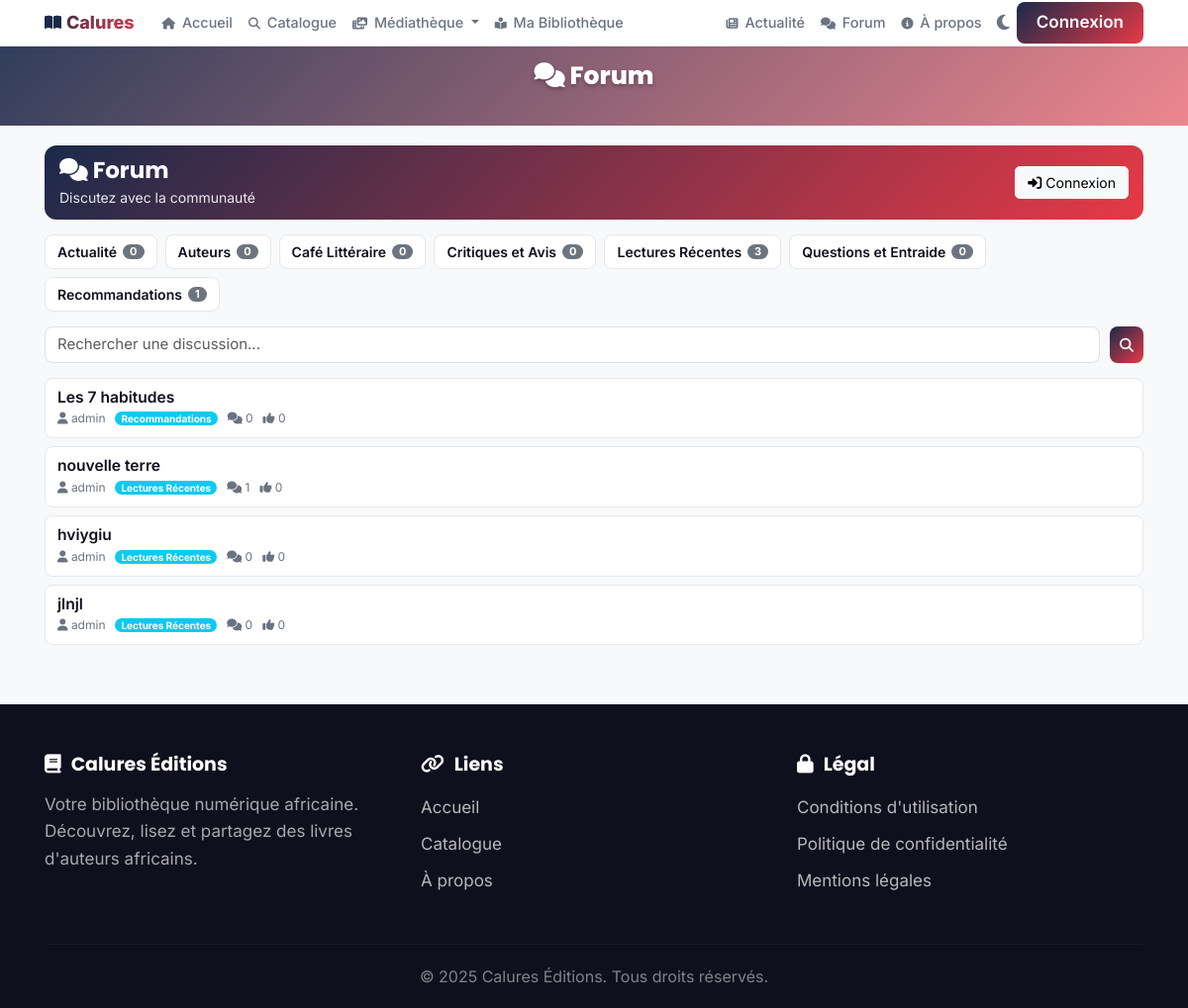
/fr/books/forum/, run on the app's committed database.
### catalogue/models.py (models this page shows, shortened)
class ForumCategory(models.Model):
    id = models.UUIDField(primary_key=True, default=uuid.uuid4, editable=False)
    name = models.CharField(_("Nom"), max_length=100, unique=True)
    slug = models.SlugField(_("Slug"), unique=True)
    description = models.TextField(_("Description"), blank=True)
    icon = models.CharField(_("Icône"), max_length=50, blank=True, default="💬")
    order = models.IntegerField(_("Ordre"), default=0)
    is_active = models.BooleanField(_("Actif"), default=True)
    created_at = models.DateTimeField(_("Créé le"), auto_now_add=True)
    updated_at = models.DateTimeField(_("Mis à jour le"), auto_now=True)
    class Meta:
        verbose_name = _("Catégorie Forum")
        verbose_name_plural = _("Catégories Forum")
        ordering = ["order", "name"]
    @property
    def discussion_count(self):
        return self.discussions.count()

class Discussion(models.Model):
    STATUS_CHOICES = [
        ("open", _("Ouvert")),
        ("closed", _("Fermé")),
        ("pinned", _("Épinglé")),
        ("archived", _("Archivé")),
    ]
    id = models.UUIDField(primary_key=True, default=uuid.uuid4, editable=False)
    category = models.ForeignKey(
        ForumCategory,
        on_delete=models.CASCADE,
        related_name="discussions",
        verbose_name=_("Catégorie")
    )
    author = models.ForeignKey(
        settings.AUTH_USER_MODEL,
        on_delete=models.CASCADE,
        related_name="forum_discussions",
        verbose_name=_("Auteur")
    )
    title = models.CharField(_("Titre"), max_length=200)
    content = models.TextField(_("Contenu"))
    status = models.CharField(
        _("Statut"),
        max_length=20,
        choices=STATUS_CHOICES,
        default="open"
    )
    views_count = models.IntegerField(_("Vues"), default=0)
    comments_count = models.IntegerField(_("Commentaires"), default=0)
    upvotes_count = models.IntegerField(_("Upvotes"), default=0)
    is_edited = models.BooleanField(_("Modifié"), default=False)
    last_comment_at = models.DateTimeField(_("Dernier commentaire"), null=True, blank=True)
    created_at = models.DateTimeField(_("Créé le"), auto_now_add=True)
    updated_at = models.DateTimeField(_("Mis à jour le"), auto_now=True)
    class Meta:
        verbose_name = _("Discussion")
        verbose_name_plural = _("Discussions")
        ordering = ["-created_at"]
        indexes = [
            models.Index(fields=["category", "-created_at"]),
            models.Index(fields=["author", "-created_at"]),
            models.Index(fields=["status", "-created_at"]),
        ]

### users/models.py (models this page shows, shortened)
class CustomUser(AbstractBaseUser, PermissionsMixin):
    SUPER_ADMIN = "super_admin"
    LIBRARY_ADMIN = "library_admin"
    READER = "reader"
    ROLE_CHOICES = [
        (SUPER_ADMIN, _("Super Administrateur")),
        (LIBRARY_ADMIN, _("Administrateur Bibliothèque")),
        (READER, _("Lecteur")),
    ]
    SUBSCRIPTION_ACTIVE = "active"
    SUBSCRIPTION_SUSPENDED = "suspended"
    SUBSCRIPTION_EXPIRED = "expired"
    SUBSCRIPTION_STATUS_CHOICES = [
        (SUBSCRIPTION_ACTIVE, _("Actif")),
        (SUBSCRIPTION_SUSPENDED, _("Suspendu")),
        (SUBSCRIPTION_EXPIRED, _("Expiré")),
    ]
    email = models.EmailField(_("Email"), unique=True, max_length=255, null=True, blank=True)
    username = models.CharField(_("Nom d'utilisateur"), max_length=150, unique=True)
    first_name = models.CharField(_("Prénom"), max_length=150, blank=True)
    last_name = models.CharField(_("Nom"), max_length=150, blank=True)
    role = models.CharField(
        _("Rôle"),
        max_length=20,
        choices=ROLE_CHOICES,
        default=READER
    )
    is_active = models.BooleanField(_("Actif"), default=True)
    is_staff = models.BooleanField(_("Staff"), default=False)
    date_of_birth = models.DateField(_("Date de naissance"), null=True, blank=True)
    avatar = models.ImageField(
        _("Avatar"),
        upload_to="users/avatars/%Y/%m/",
        null=True,
        blank=True
    )
    phone_regex = RegexValidator(
        regex=r'^\+?1?\d{9,15}$',
        message=_("Le numéro de téléphone doit être au format: +999999999")
    )
    phone = models.CharField(
        _("Téléphone"),
        validators=[phone_regex],
        max_length=20, # Augmenté pour sécurité + format international
        unique=True,   # CRITIQUE pour l'authentification par téléphone
        error_messages={
            'unique': _("Ce numéro de téléphone est déjà associé à un compte."),
        },
        null=True,     # Nullable pour les anciens comptes email-only
        blank=True
    )
    is_phone_verified = models.BooleanField(_("Téléphone vérifié"), default=False)
    otp_code = models.CharField(_("Code OTP"), max_length=6, null=True, blank=True)
    otp_created_at = models.DateTimeField(_("Date création OTP"), null=True, blank=True)
    otp_attempts = models.IntegerField(_("Tentatives OTP"), default=0)
    address = models.CharField(_("Adresse"), max_length=255, blank=True)
    city = models.CharField(_("Ville"), max_length=100, blank=True)
    country = models.CharField(_("Pays"), max_length=100, blank=True)
    subscription_status = models.CharField(
        _("Statut abonnement"),
        max_length=20,
        choices=SUBSCRIPTION_STATUS_CHOICES,
        default=SUBSCRIPTION_ACTIVE
    )
    subscription_end_date = models.DateTimeField(
        _("Fin d'abonnement"),
        null=True,
        blank=True
    )
    preferred_language = models.CharField(
        _("Langue préférée"),
        max_length=5,
        default='fr',
        choices=[
            ('fr', _('Français')),
            ('en', _('English')),
            ('ar', _('العربية')),
        ]
    )
    date_joined = models.DateTimeField(_("Date de création"), auto_now_add=True)
    updated_at = models.DateTimeField(_("Dernière modification"), auto_now=True)
    objects = CustomUserManager()
    USERNAME_FIELD = "email"
    REQUIRED_FIELDS = ["username"]
    class Meta:
        verbose_name = _("Utilisateur")
        verbose_name_plural = _("Utilisateurs")
        ordering = ["-date_joined"]
        indexes = [
            models.Index(fields=["email"]),
            models.Index(fields=["username"]),
            models.Index(fields=["role"]),
        ]

### catalogue/forum_views.py (the view)
# urls.py: path('forum/', forum_views.forum_categories_view, name='forum_home'),
def forum_categories_view(request):
    categories = ForumCategory.objects.filter(is_active=True).order_by('name')
    discussions = Discussion.objects.order_by('-created_at')[:10]
    context = {
        'categories': categories,
        'discussions': discussions,
    }
    return render(request, 'catalogue/forum_categories_list.html', context)

### catalogue/context_processors.py (called while the page is built)
def site_configuration(request):
    return {
        'site_config': SiteConfiguration.load()
    }

def featured_books(request):
    try:
        books = Book.objects.annotate(
            popularity_score = (
                Coalesce(F('reads_count'), 0) * 0.3 +
                Coalesce(F('downloads_count'), 0) * 0.4 +
                (Coalesce(F('rating'), 0) * 30)
            )
        ).filter(is_published=True).order_by('-popularity_score', '-created_at')[:8]
    except Exception:
        books = Book.objects.filter(is_published=True).order_by('-created_at')[:8]
    return {'featured_books': books}

def site_categories(request):
    try:
        categories = Category.objects.all()[:10]
    except Exception:
        categories = []
    return {'site_categories': categories}

def social_links(request):
    try:
        links = LienSocial.objects.filter(is_active=True)
    except Exception:
        links = []
    return {'liens_sociaux': links}

### catalogue/models.py (called while the page is built)
    @classmethod
    def load(cls):
        obj, created = cls.objects.get_or_create(pk=1)
        return obj

### config/pwa_config.py (called while the page is built)
    def __call__(self, request):
        response = self.get_response(request)
        response['Service-Worker-Allowed'] = '/'
        if request.path.startswith('/static/'):
            response['Cache-Control'] = f'public, max-age={PWAConfig.CACHE_MAX_AGE["static"]}'
        elif request.path.startswith('/media/'):
            response['Cache-Control'] = f'public, max-age={PWAConfig.CACHE_MAX_AGE["images"]}'
        elif request.path.startswith('/api/'):
            response['Cache-Control'] = f'public, max-age={PWAConfig.CACHE_MAX_AGE["api"]}'
        return response

### templates/catalogue/forum_categories_list.html (shortened to what this page needs)
{% extends "base-premium.html" %}
{% load i18n %}
{% block content %}
<div style="position: relative; background-image: url('https://images.unsplash.com/photo-1529156069898-49953e39b3ac?auto=format&fit=crop&w=1200&q=80'); background-size: cover; background-position: center; min-height: 80px;">
    <div style="position: absolute; inset: 0; background: linear-gradient(135deg, rgba(27,42,74,0.9) 0%, rgba(230,57,70,0.6) 100%);"></div>
    <div style="position: relative; z-index: 1; padding: 0.75rem 1rem; color: white; text-align: center;">
        <h1 style="font-size: clamp(0.9rem, 3vw, 1.25rem); font-weight: 800; margin: 0; text-shadow: 0 2px 4px rgba(0,0,0,0.3);"><i class="fas fa-comments"></i> Forum</h1>
    </div>
</div>
<div class="container mt-3">
    <div class="forum-header">
        <div>
            <h1><i class="fas fa-comments"></i> Forum</h1>
            <p style="font-size:0.7rem;opacity:0.9;margin:0.15rem 0 0 0;">Discutez avec la communauté</p>
        </div>
        {% if user.is_authenticated %}
        <a href="{% url 'catalogue:create_forum_thread' %}" class="btn btn-light btn-sm">
            <i class="fas fa-plus"></i> Nouveau
        </a>
        {% else %}
        <a href="{% url 'users:login' %}" class="btn btn-light btn-sm">
            <i class="fas fa-sign-in-alt"></i> Connexion
        </a>
        {% endif %}
    </div>
    {% if categories %}
    <div class="forum-cats">
        {% for category in categories %}
        <a href="{% url 'catalogue:forum_category_detail' category.id %}" class="forum-cat">
            {{ category.name }}
            <span class="badge bg-secondary">{{ category.discussion_count }}</span>
        </a>
        {% endfor %}
    </div>
    {% endif %}
    <form class="forum-search d-flex gap-2" method="get">
        <input class="form-control form-control-sm" type="search" name="q" placeholder="Rechercher une discussion..." value="{{ query }}">
        <button class="btn btn-premium btn-sm" type="submit"><i class="fas fa-search"></i></button>
    </form>
    {% if discussions %}
        {% for discussion in discussions %}
        <div class="discussion-card animate-in" style="animation-delay: {{ forloop.counter0 }}00ms">
            <h6 class="discussion-title">
                <a href="{% url 'catalogue:forum_thread_detail' discussion.id %}">{{ discussion.title }}</a>
            </h6>
            <div class="discussion-meta">
                <span><i class="fas fa-user"></i> {{ discussion.author.username }}</span>
                {% if discussion.category %}
                <span class="badge bg-info">{{ discussion.category.name }}</span>
                {% endif %}
                <span><i class="fas fa-comments"></i> {{ discussion.comments_count }}</span>
                <span><i class="fas fa-thumbs-up"></i> {{ discussion.upvotes_count }}</span>
            </div>
        </div>
        {% endfor %}
    {% else %}
    <div class="forum-empty">
        <i class="fas fa-comments" style="font-size:2rem;color:var(--text-light);"></i>
        <p style="font-size:0.8rem;color:var(--text-light);margin:0.5rem 0;">Aucune discussion trouvée.</p>
    </div>
    {% endif %}
</div>
{% endblock %}

### templates/base-premium.html (style rules this page uses)
:root { --primary: #1B2A4A; --primary-dark: #0F1D36; --secondary: #E63946; --secondary-dark: #C1121F; --accent: #E63946; --success: #10B981; --warning: #F59E0B; --danger: #EF4444; --light: #F8F9FA; --light-alt: #FFFFFF; --dark: #0F0F1E; --dark-alt: #1A1A2E; --border: #E5E7EB; --text: #1a1a1a; --text-secondary: #2d2d2d; --text-light: #6B7280; --bg-page: #ffffff; --bg-card: #ffffff; --bg-soft: rgba(27,42,74,0.03); --bg-soft-alt: rgba(27,42,74,0.06); --radius-sm: 8px; --radius-md: 12px; --radius-lg: 16px; --radius-xl: 24px; --shadow-sm: 0 1px 2px 0 rgba(0, 0, 0, 0.05); --shadow-md: 0 4px 6px -1px rgba(0, 0, 0, 0.1); --shadow-lg: 0 10px 15px -3px rgba(0, 0, 0, 0.1); --shadow-xl: 0 20px 25px -5px rgba(0, 0, 0, 0.1); }
* { font-family: 'Inter', sans-serif; }
h1, h2, h3, h4, h5, h6 { font-family: 'Poppins', sans-serif; font-weight: 700; }
h1 { font-size: clamp(1.1rem, 4vw, 1.6rem); }
h6 { font-size: clamp(0.75rem, 1.5vw, 0.85rem); }
html { font-size: 125%; }
body { background-color: var(--light); color: var(--dark); transition: background-color 0.3s ease; }
.btn-premium { background: linear-gradient(135deg, var(--primary), var(--secondary)); border: none; color: white; font-weight: 600; padding: 0.4rem 1rem; font-size: 0.85rem; border-radius: var(--radius-sm); transition: all 0.2s ease; box-shadow: var(--shadow-sm); }
@media (min-width: 992px) { body { padding-bottom: 0; } }
@media (min-width: 992px) { .container { max-width: 1140px; } }
.animate-in { animation: slideUp 0.25s ease-out; }

### templates/catalogue/forum_categories_list.html (style rules this page uses)
.forum-header { background: linear-gradient(135deg, var(--primary), var(--secondary)); color: white; padding: 0.6rem 0.75rem; border-radius: var(--radius-md); margin-bottom: 0.75rem; display: flex; align-items: center; justify-content: space-between; }
.forum-header h1 { font-size: clamp(0.9rem, 3vw, 1.15rem); margin: 0; color: white; }
.forum-header .btn { font-size: 0.7rem; padding: 0.25rem 0.6rem; }
.forum-cats { display: flex; gap: 0.4rem; flex-wrap: wrap; margin-bottom: 0.75rem; }
.forum-cat { background: var(--light-alt); border: 1px solid var(--border); border-radius: var(--radius-sm); padding: 0.3rem 0.6rem; text-decoration: none; color: var(--dark); font-size: 0.7rem; font-weight: 600; transition: all 0.2s; display: flex; align-items: center; gap: 0.3rem; }
.forum-cat .badge { font-size: 0.55rem; padding: 0.1rem 0.35rem; }
.discussion-card { background: var(--light-alt); border: 1px solid var(--border); border-radius: var(--radius-sm); padding: 0.5rem 0.6rem; margin-bottom: 0.4rem; transition: all 0.2s; }
.discussion-title { font-size: 0.78rem; font-weight: 600; margin: 0 0 0.15rem 0; }
.discussion-title a { text-decoration: none; color: var(--dark); }
.discussion-meta { font-size: 0.6rem; color: var(--text-light); display: flex; align-items: center; gap: 0.5rem; flex-wrap: wrap; }
.discussion-meta .badge { font-size: 0.5rem; padding: 0.1rem 0.3rem; }
.forum-search { margin-bottom: 0.75rem; }
.forum-search input { font-size: 0.75rem; padding: 0.3rem 0.6rem; border-radius: var(--radius-sm); }
.forum-search button { font-size: 0.7rem; padding: 0.3rem 0.5rem; }

### data on the page
ForumCategory: name "Actualité", discussion_count "0"
ForumCategory: name "Auteurs", discussion_count "0"
ForumCategory: name "Café Littéraire", discussion_count "0"
ForumCategory: name "Critiques et Avis", discussion_count "0"
ForumCategory: name "Lectures Récentes", discussion_count "3"
ForumCategory: name "Questions et Entraide", discussion_count "0"
ForumCategory: name "Recommandations", discussion_count "1"
Discussion: title "Les 7 habitudes", author.username "admin", category.name "Recommandations", comments_count "0", upvotes_count "0"
Discussion: title "nouvelle terre", author.username "admin", category.name "Lectures Récentes", comments_count "1", upvotes_count "0"
Discussion: title "hviygiu", author.username "admin", category.name "Lectures Récentes", comments_count "0", upvotes_count "0"
Discussion: title "jlnjl", author.username "admin", category.name "Lectures Récentes", comments_count "0", upvotes_count "0"
